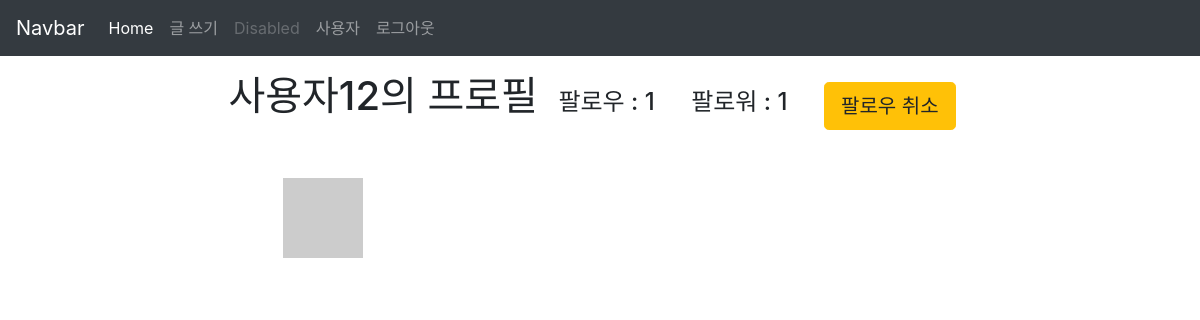
The page /accounts/4/profile/ (signed in) on the database its author committed.
### accounts/models.py (models this page shows)
class User(AbstractUser):
    followers = models.ManyToManyField(settings.AUTH_USER_MODEL, related_name='followings', blank=True)

### accounts/views.py (the view)
# urls.py: path('<int:account_pk>/profile/', views.profile, name='profile'),
def profile(request, account_pk):
    user = get_object_or_404(get_user_model(), pk=account_pk)
    context = {
        'user_profile': user
    }
    return render(request, 'accounts/profile.html', context)

### articles/templatetags/gravatar.py (called while the page is built)
@register.filter
def makehash(user):
    email = user.email
    social_user = user.socialaccount_set.all().first()
    if social_user:
        return social_user.extra_data.get('properties').get('profile_image')
    return 'https://www.gravatar.com/avatar/' + hashlib.md5(email.strip().lower().encode('utf-8')).hexdigest() + '?size=25'

### accounts/templates/accounts/profile.html (shortened to what this page needs)
{% extends 'articles/base.html' %}
{% block body %}
{% load gravatar %}
<div class='container my-3'>
  <div class='text-center'>
    <h1 class='d-inline '>{{ user_profile.username }}의 프로필</h1>
    <h4 class="d-inline mx-3">팔로우 : {{ user_profile.followings.count }}</h4>
    <h4 class="d-inline mx-3">팔로워 : {{ user_profile.followers.count }}</h4>
    {% if user != user_profile %}
    {% if user_profile in user.followings.all %}
    <a class='mx-3 btn btn-warning btn-lg' href="{% url 'accounts:follow' user_profile.pk %}">팔로우 취소</a>
    {% else %}
    <a class='mx-3 btn btn-outline-warning btn-lg' href="{% url 'accounts:follow' user_profile.pk %}">팔로우 하기</a>
    {% endif %}
    {% endif %}
  </div>
  <div class='row'>
    <div class='col'>
      <img src="{{ user_profile |makehash }}" alt="" class='d-block mx-auto my-5'>
    </div>
    <div class='col'>
        {% endblock%}

### articles/templates/_navbar.html (shortened to what this page needs)
<nav class="navbar navbar-expand-lg navbar-dark bg-dark">
  <a class="navbar-brand" href="/articles/">Navbar</a>
  <div class="collapse navbar-collapse" id="navbarNavAltMarkup">
    <div class="navbar-nav">
      <a class="nav-item nav-link active" href={% url 'articles:index' %}>Home <span class="sr-only">(current)</span></a>
      <a class="nav-item nav-link" href={% url 'articles:create' %}>글 쓰기</a>
      <a class="nav-item nav-link disabled" href="#" tabindex="-1" aria-disabled="true">Disabled</a>
      {% if user.is_authenticated %}
      {% load gravatar %}
      <a href="{% url 'accounts:profile' user.pk %}" class="nav-item nav-link">{{ user.username }}</a>
      <a class="nav-item nav-link" href={% url 'accounts:logout' %}>로그아웃</a>
      {% else %}
      <a class="nav-item nav-link" href={% url 'accounts:signup' %}>회원 가입</a>
      <a class="nav-item nav-link" href={% url 'accounts:login' %}>로그인</a>
      {% endif %}
    </div>
  </div>
</nav>

### rows shown on the page
User: username "사용자"
User: username "사용자12", followings.count "1", followers.count "1"
